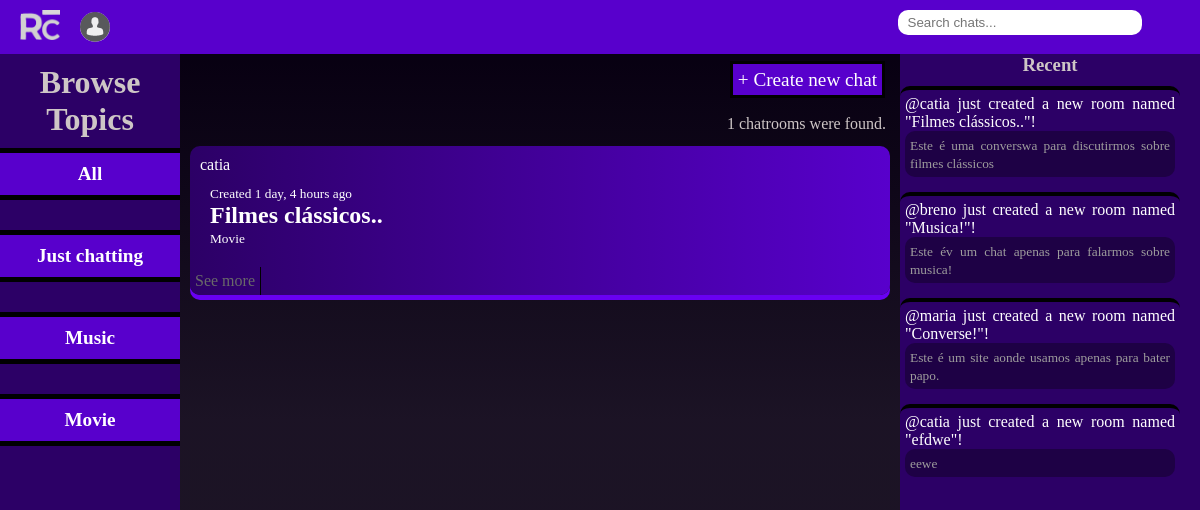
The app's page /?q=Movie with its own data.
### chatroom/models.py (models this page shows, shortened)
class Topic(models.Model):
    name= models.CharField(max_length=100)
    def __str__(self):
        return self.name

class Room(models.Model):
    host = models.ForeignKey(User, on_delete=models.SET_NULL, null=True)
    topic = models.ForeignKey(Topic, on_delete=models.SET_NULL, null=True)
    name = models.CharField(max_length=100)
    description = models.TextField(null=True, blank=True)
    participants = models.ManyToManyField(User, related_name='participants', blank=True)
    created = models.DateTimeField(auto_now_add=True)
    updated = models.DateTimeField(auto_now=True)
    class Meta:
        ordering = ['-updated', '-created']

### chatroom/views.py (the view)
# urls.py: path('', views.chatView, name='home'),
def chatView(request):
    q = request.GET.get('q') if request.GET.get('q') != None else ''
    room = Room.objects.filter(
        Q(topic__name__icontains=q) |
        Q(name__icontains=q)
        )
    topics = Topic.objects.all()
    recent = Room.objects.all()
    room_count = room.count()
    context = {'room':room, 'topics':topics, 'room_count':room_count, 'recent':recent}
    return render(request, 'chatroom/home.html', context)

### chatroom/templates/chatroom/home.html (shortened to what this page needs)
{% extends 'base.html' %}
{%block content%}
<div class="home-content">
    <div class="topics">
        <h1>Browse Topics</h1>
        <div class="show-topics">
            <a href="{% url 'home' %}">All</a>
            {% for topic in topics %}
            <a href="{% url 'home' %}?q={{topic.name}}">{{topic.name}}</a>
            {% endfor %}
        </div>
    </div>
    <div class="list">
        <div class="create">
            <a href="{% url 'create_room'%} ">+ Create new chat</a>
        </div>
        <div class="chats">
            <p id="chat-count">{{room_count}} chatrooms were found.</p>
            {% for chat in room %}
                <div class="chat-list">
                    <div class="chat-info">
                        <a style="padding: 0;" href="{% url 'user-profile' chat.host.id %}">
                            <p>{{chat.host}}</p>
                        </a>
                        <a id="all-post" href="{% url 'chatroom' chat.id %}?q={{chat.name}}">
                            <small>Created {{chat.created|timesince}} ago</small></p>
                            <h2>{{chat.name}}</h2>
                            <small>{{chat.topic}}</small>
                        </a>
                    </div>
                    <div class="config-chat">
                        <a href="{% url 'about_room' chat.id%}">See more</a>
                    </div>
                </div>
            {% endfor %}
        </div>
    </div>
    <div class="recent">
        <h3>Recent</h3>
        {% for new in recent %}
            <div class="recent-created">
                <a href="{% url 'chatroom' new.id %}?q={{new.name}}">
                    <p>@{{new.host}} just created a new room named "{{new.name}}"!</p>
                    <p class="description"><small>{{new.description}}</small></p>
                </a>
            </div>
        {% endfor %}
    </div>
</div>
{% endblock content %}

### static/base.css (style rules this page uses)
* { margin: 0; padding: 0; }
:root { font-size: 16px; --color1: #6900F2; --color2: #5800CC; --color3: #2C0066; }
body { background-color: var(--color3); color: rgb(206, 198, 198); }
.list { height: 96.8%; display: flex; padding: 10px; flex-direction: column; background-image: linear-gradient(rgba(0, 0, 0, 0.829), rgba(24, 23, 23, 0.822),rgba(26, 25, 25, 0.842)); gap: 5px; }
.recent { width: 100%; }
.topics { width: 100%; }
.list a { text-decoration: none; }
.create { padding: 5px; height: 5%; text-align: end; }
.create a { font-size: 1.2rem; color: white; padding: 5px; border: 3px solid black; background-color: var(--color2); }
.chats { display: flex; flex-direction: column; gap: 13px; overflow-y: scroll; height: 90%; }
p#chat-count { text-align: end; padding-right: 4px; }
.chat-list { border-radius: 10px; background-image:linear-gradient(to right,var(--color3), var(--color2)); display: flex; flex-direction: column; box-shadow:0px 5px var(--color1); animation: enter 2s ease-in-out; }
.chat-info { display: flex; flex-direction: column; gap: 10px; }
.chat-info a { padding: 0px 10px 10px 10px; color: white; }
.config-chat { display: flex; }
.config-chat a { padding: 5px; border-right: 1px solid black; color: rgb(105, 105, 105); }
.topics { text-align: center; margin-right: 4px; }
.topics h1 { padding: 10px; }
.show-topics { display: flex; flex-direction: column; align-items: center; gap: 30px; overflow-y: scroll; width: 100%; }
.show-topics a { font-size: 1.2rem; text-decoration: none; color: white; text-align: center; font-weight: bold; border: 5px solid black; background-color: var(--color2); width: 100%; padding: 10px; }
.recent { display: flex; flex-direction: column; gap: 10px; width: 100%; height: 100%; overflow-y: scroll; }
.recent h3 { text-align: center; }
.recent-created { padding: 5px; text-align: justify; width: 90%; border-top: 4px solid black; border-radius: 10px; }
.recent-created a { text-decoration: none; color: white; }
.recent-created p { word-wrap: break-word; }
.description { background-color: #170233a2; padding: 5px; border-radius: 10px; color: rgb(158, 157, 157); }
.chat-info { padding: 10px; height: 85%; }

### chatroom/templates/chatroom/home.html (style rules this page uses)
.home-content { width: 100%; display: grid; grid-template-columns: 15% 60% 25%; grid-template-rows: 92vh; }
.chat-list { animation: enter 0.5s ease-in-out; }

### records on screen
Topic: name "Just chatting"
Topic: name "Music"
Topic: name "Movie"
Room: host "catia", created "1 day, 4 hours", name "Filmes clássicos..", topic "Movie", description "Este é uma converswa para discutirmos sobre filmes clássicos"
Room: host "breno", name "Musica!", description "Este év um chat apenas para falarmos sobre musica!"
Room: host "maria", name "Converse!", description "Este é um site aonde usamos apenas para bater papo."
Room: host "catia", name "efdwe", description "eewe"

### other values on screen
{{ room_count }} "1"
